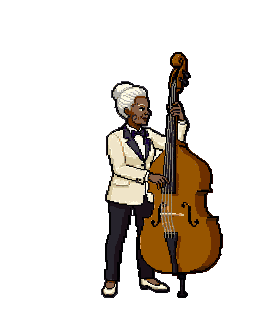
#> input picture art_runs/band-bass-v1-20261107d/final/relaxed.b.png, 256 x 320 px
$ python -i vision_curate.py   (imports and definitions only)
#> lines starting #> are read from the running program, lines starting #| are printed output that depends on the picture
#!/usr/bin/env python3
"""First-pass curation with the local vision model: count heads and hands per candidate.

A first pass only. It asks qwen2.5vl about one candidate at a time on a flat grey background, and records the
answers beside the scores, so a person reads a shortlist instead of every frame. How far to trust it is measured
in plan/levels/blinblin-sprites-2026-11-07.md. Safe to restart: finished candidates are kept.

Usage: vision_curate.py --run <run> --dir <registered dir> [--only pose,clip] [--ledger AGENT] [--poses-file F]
Writes art_runs/<run>/vision.json: {pose: {seed: {"heads": n, "hands": n, "ok": bool, "seconds": s}}}.
"""
from __future__ import annotations

import argparse
import base64
import io
import json
import re
import time
import urllib.request as u
from pathlib import Path

from PIL import Image

URL = "http://inference:11434/api/generate"
MODEL = "qwen2.5vl:7b"
QUESTIONS = {"heads": "How many separate human heads are drawn in this image? Reply with only a number.",
             "hands": "How many separate human hands are drawn in this image? Reply with only a number."}


def ask(path: Path) -> dict:
    """Counts on one cropped figure, the form measured as reliable (plan/compute-ledger-2026-11-07.md). A clean count isn't a pass."""
    im = Image.open(path).convert("RGBA")
#> im is the input picture: PIL image 256x320 RGBA; mean R, G, B, A 23.9, 17.8, 10.9, 55.6
    bg = Image.new("RGBA", im.size, (150, 150, 155, 255))
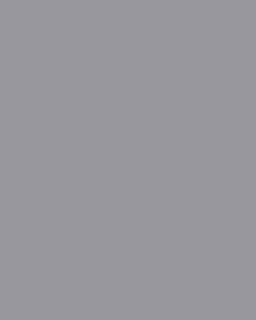
#> bg: PIL image 256x320 RGBA; mean R, G, B, A 150, 150, 155, 255
    bg.alpha_composite(im)
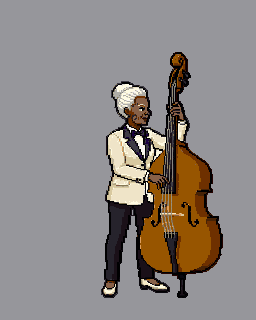
#> bg: PIL image 256x320 RGBA; mean R, G, B, A 141.2, 135.1, 132.2, 255
    buf = io.BytesIO()
    bg.crop(im.getbbox()).convert("RGB").save(buf, "PNG")
    t = time.time()
    doc = {}
    for key, q in QUESTIONS.items():
        body = json.dumps({"model": MODEL, "stream": False, "prompt": q, "images": [base64.b64encode(buf.getvalue()).decode()],
                           "options": {"temperature": 0}}).encode()
        text = json.load(u.urlopen(u.Request(URL, body), timeout=600))["response"]
        m = re.search(r"\d+", text)
        doc[key] = int(m.group(0)) if m else None
    doc["ok"] = doc["heads"] == 1 and doc["hands"] in (1, 2)
    doc["seconds"] = round(time.time() - t, 1)
    return doc


def main() -> None:
    ap = argparse.ArgumentParser()
    ap.add_argument("--run", required=True)
    ap.add_argument("--dir", required=True)
    ap.add_argument("--only", default="")
    a = ap.parse_args()
    root = Path(a.dir)
    out = Path("art_runs") / a.run / "vision.json"
    results = json.loads(out.read_text()) if out.exists() else {}
    want = set(filter(None, a.only.split(",")))
    for pose_dir in sorted(p for p in root.iterdir() if p.is_dir()):
        pose = pose_dir.name
        if want and pose not in want and pose.split(".")[0] not in want:
            continue
        for f in sorted(pose_dir.glob("*.png")):
            if f.stem in results.get(pose, {}):
                continue
            results.setdefault(pose, {})[f.stem] = ask(f)
            out.parent.mkdir(parents=True, exist_ok=True)
            out.write_text(json.dumps(results, indent=1) + "\n")
    flagged = sum(not v["ok"] for p in results.values() for v in p.values())
    total = sum(len(p) for p in results.values())
    print(f"{total} candidates asked, {flagged} flagged, {sum(v['seconds'] for p in results.values() for v in p.values()):.0f}s")


# [2 lines not run here, left out]

#> (the run stopped early here; a loop or call above may not have finished)

$ run again, on art_runs/band-congas-v1-20261107f/final/tap.up_b.png
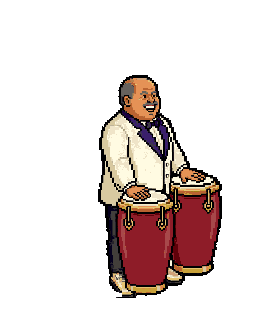
#> input picture art_runs/band-congas-v1-20261107f/final/tap.up_b.png, 256 x 320 px
#> in ask, im is the input picture: PIL image 256x320 RGBA; mean R, G, B, A 31.8, 20.9, 18.5, 59.1
#> in ask, `bg.alpha_composite(im)`:
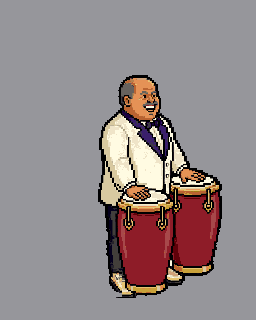
#> bg: PIL image 256x320 RGBA; mean R, G, B, A 147, 136.2, 137.6, 255

$ run again, on art_runs/band-marimba-v1-20261107d/final/relaxed.b.png
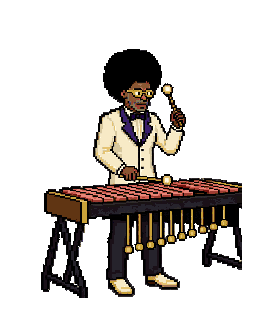
#> input picture art_runs/band-marimba-v1-20261107d/final/relaxed.b.png, 256 x 320 px
#> in ask, im is the input picture: PIL image 256x320 RGBA; mean R, G, B, A 21.6, 17, 13.6, 70.5
#> in ask, `bg.alpha_composite(im)`:
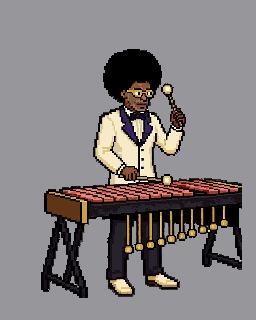
#> bg: PIL image 256x320 RGBA; mean R, G, B, A 130.1, 125.5, 125.8, 255
